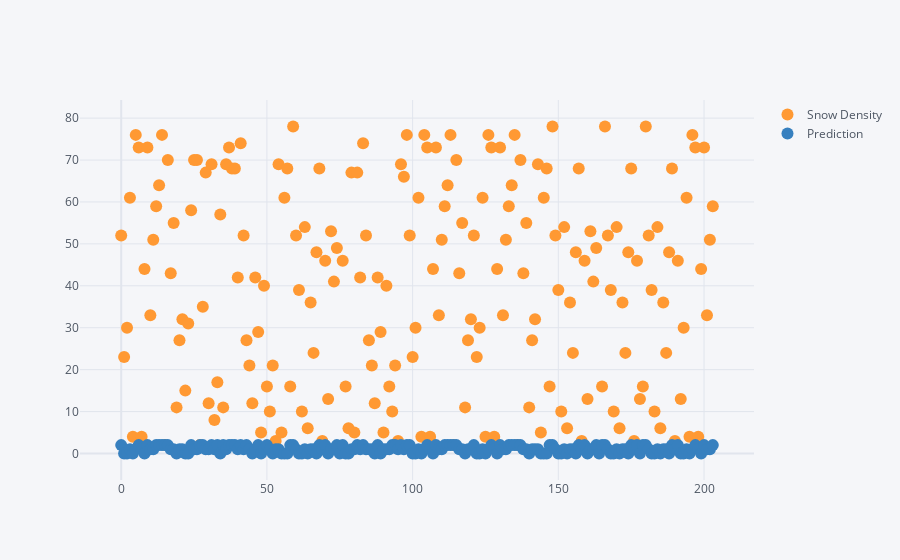

Here is the notebook cell this chart was saved with:
### Code cell
dataset[['Snow Density','Prediction']].iplot(kind='scatter',mode='markers')

### Figure 1 — Plotly figure (JSON) as saved in the notebook; plotly's stock layout.template omitted (floating-point values rounded to 4 significant figures; data arrays with more than 128 entries replaced by an {"elided": "..."} marker saying what was removed)
{"data": [{"line": {"color": "rgba(255, 153, 51, 1.0)", "dash": "solid", "shape": "linear", "width": 1.3}, "marker": {"size": 12, "symbol": "circle"}, "mode": "markers", "name": "Snow Density", "text": "", "type": "scatter", "x": {"elided": "204 int values"}, "y": {"elided": "204 int values"}}, {"line": {"color": "rgba(55, 128, 191, 1.0)", "dash": "solid", "shape": "linear", "width": 1.3}, "marker": {"size": 12, "symbol": "circle"}, "mode": "markers", "name": "Prediction", "text": "", "type": "scatter", "x": {"elided": "204 int values"}, "y": {"elided": "204 int values"}}], "layout": {"legend": {"bgcolor": "#F5F6F9", "font": {"color": "#4D5663"}}, "paper_bgcolor": "#F5F6F9", "plot_bgcolor": "#F5F6F9", "title": {"font": {"color": "#4D5663"}}, "xaxis": {"gridcolor": "#E1E5ED", "showgrid": true, "tickfont": {"color": "#4D5663"}, "title": {"font": {"color": "#4D5663"}, "text": ""}, "zerolinecolor": "#E1E5ED"}, "yaxis": {"gridcolor": "#E1E5ED", "showgrid": true, "tickfont": {"color": "#4D5663"}, "title": {"font": {"color": "#4D5663"}, "text": ""}, "zerolinecolor": "#E1E5ED"}}}
